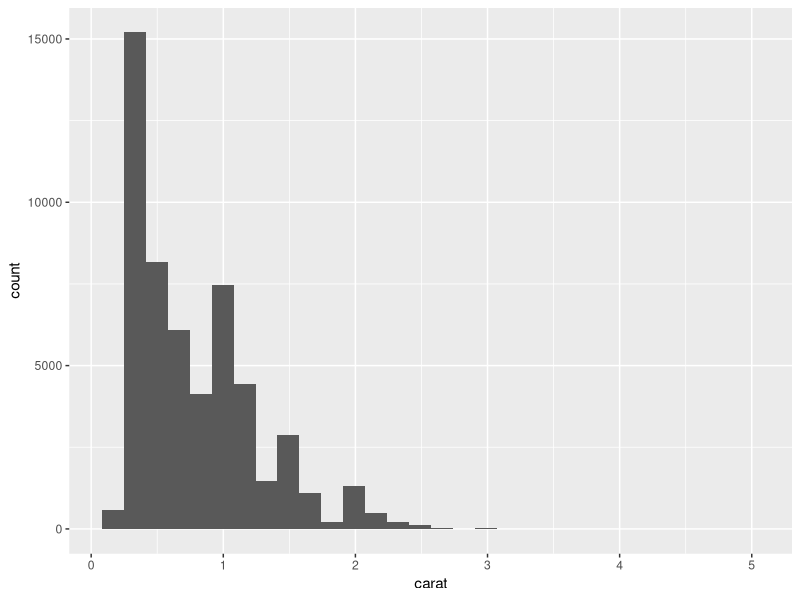
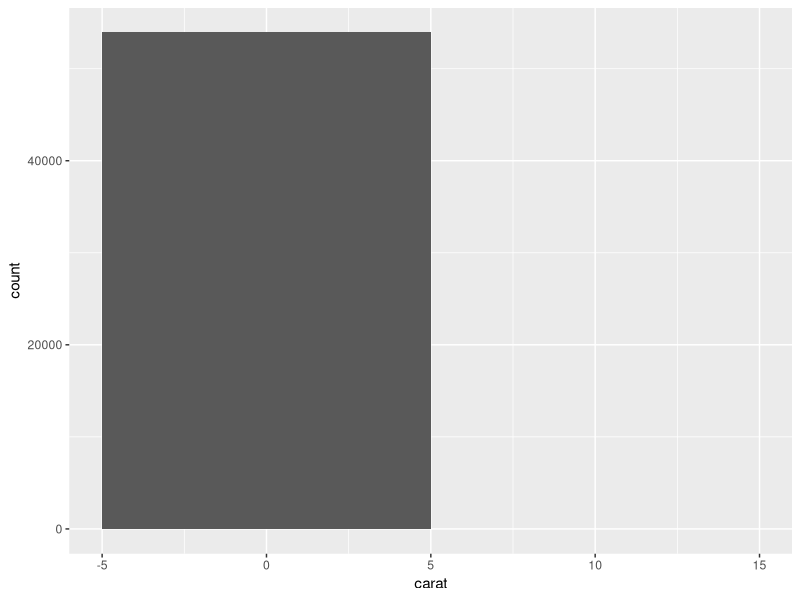
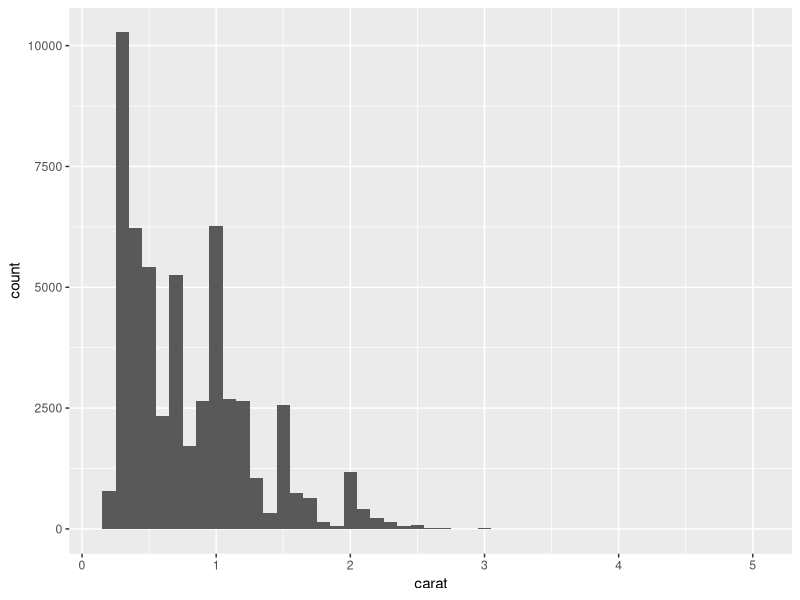
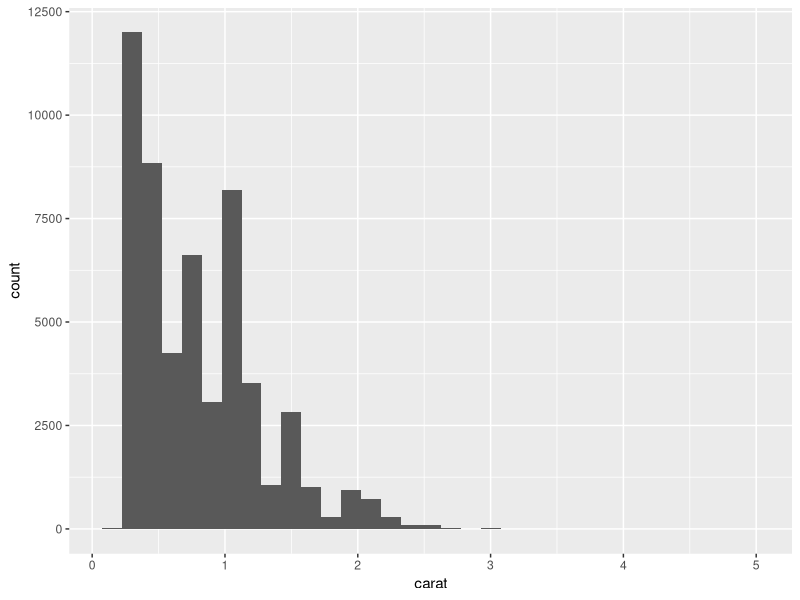
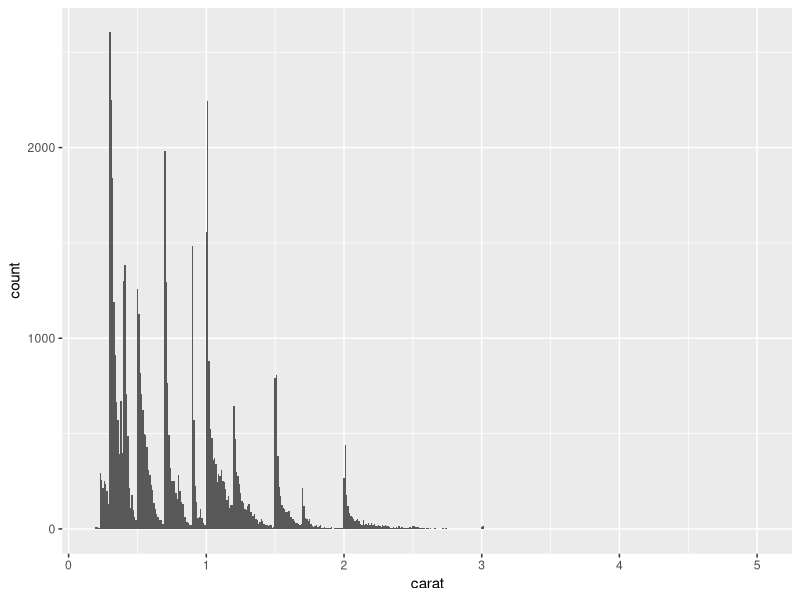
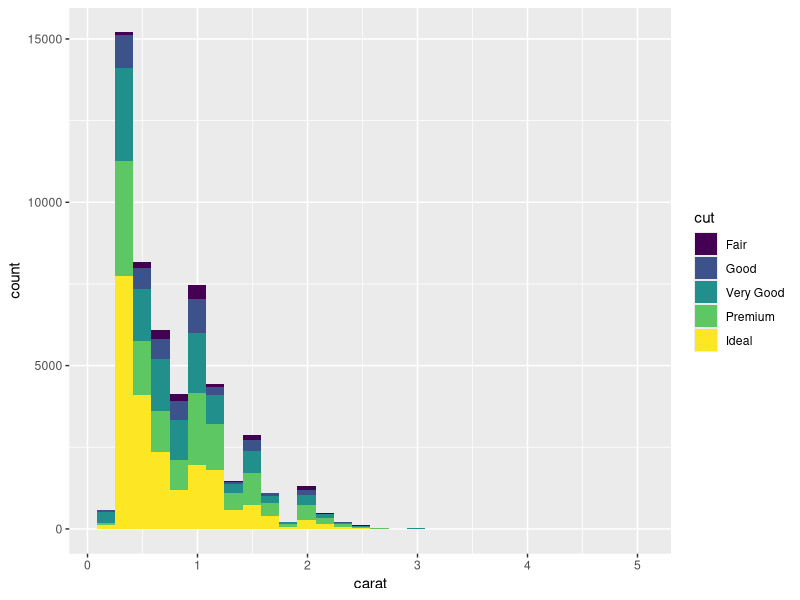
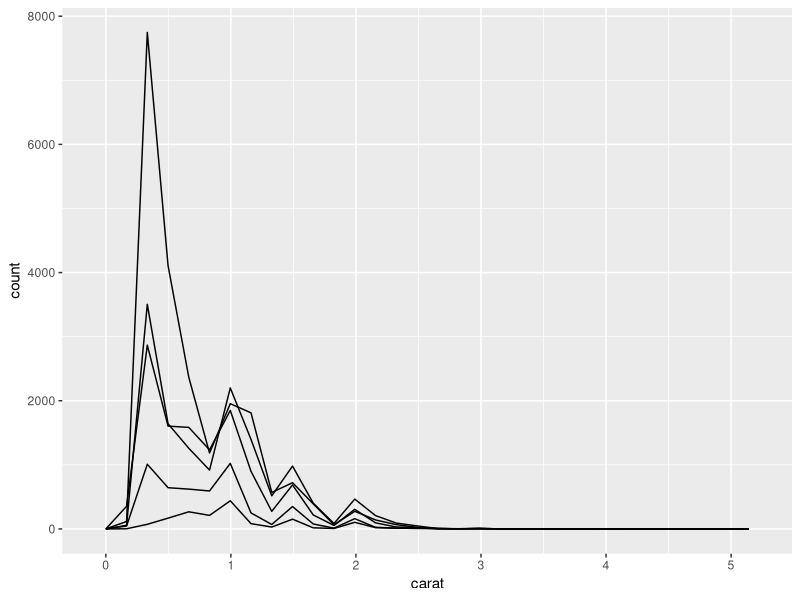
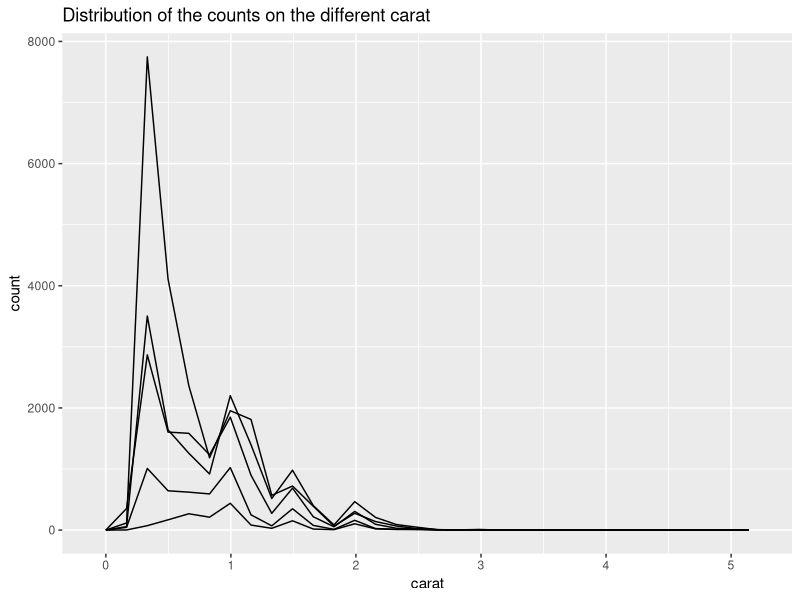

These figures' R source, in order:
# Script for ggplot2

# ggplot means grammer of graphics plot

library(ggplot2)

head(diamonds)

str(diamonds)

summary(diamonds)


# ggplot works with the combination of the functions which works on by 
 
 # adding one function and other....

# For plotting the histogram....
# carat is the x axis by 

ggplot(diamonds, aes(carat)) + geom_histogram()


# This below width is too much 
ggplot(diamonds, aes(carat)) + geom_histogram(binwidth = 10)


# This below width is too small
ggplot(diamonds, aes(carat)) + geom_histogram(binwidth=0.1)


ggplot(diamonds, aes(carat)) + geom_histogram(binwidth = 0.15)


ggplot(diamonds, aes(carat)) + geom_histogram(binwidth = 0.01)


# This histogram is normally plotted and is showing the count on the 
 # basis of carat
# But, now we want to fill those counts as well....
ggplot(diamonds, aes(carat,fill=cut)) + geom_histogram()


# To see the data in the form of the polygon
ggplot(diamonds, aes(carat,fill=cut)) + geom_freqpoly()


# Title can be added by following syntax in the graph
ggplot(diamonds, aes(carat,fill=cut)) + geom_freqpoly()+ggtitle("Distribution of the counts on the different carat")



ggplot(diamonds, aes(carat,fill=cut)) + geom_histogram()+ggtitle("Distribution of the cuts on the different carat")



ggplot(diamonds, aes(carat,fill=cut)) + geom_histogram()+ggtitle("Distribution of the cuts on the different carat")+
  labs(x = "my carats",y = "my counts")




# install.packages('ggthemes', dependencies = TRUE)

library(ggthemes)

ggplot(diamonds, aes(carat,fill=cut)) + geom_histogram()+ggtitle("Distribution of the cuts on the different carat")+
  labs(x = "my carats",y = "my counts") + theme_bw()



ggplot(diamonds, aes(carat,fill=cut)) + geom_histogram()+ggtitle("Distribution of the cuts on the different carat")+
  labs(x = "my carats",y = "my counts") + theme_classic()



ggplot(diamonds, aes(carat,fill=cut)) + geom_histogram()+ggtitle("Distribution of the cuts on the different carat")+
  labs(x = "my carats",y = "my counts") + theme_economist()



ggplot(diamonds, aes(carat,fill=cut)) + geom_histogram()+ggtitle("Distribution of the cuts on the different carat")+
  labs(x = "my carats",y = "my counts") + theme_dark()



ggplot(diamonds, aes(carat,fill=cut)) + geom_histogram()+ggtitle("Distribution of the cuts on the different carat")+
  labs(x = "my carats",y = "my counts") + theme_excel()






ggplot(diamonds, aes(carat,fill=cut)) + geom_histogram()+ggtitle("Distribution of the cuts on the different carat")+
  labs(x = "my carats",y = "my counts") + theme_fivethirtyeight()



